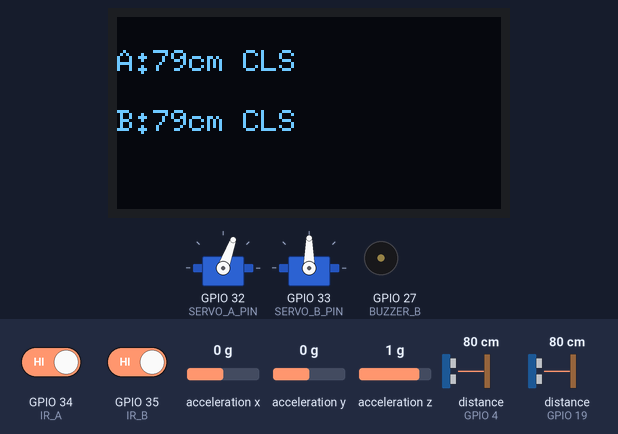
Bench run of a sketch on a simulated ESP32. Parts: 2 × servo, 128×64 one-colour display, buzzer (waves = sounding). Wiring (inferred from the names in the program): 2 × ultrasonic range finder: trigger GPIO 2, echo GPIO 4 / trigger GPIO 18, echo GPIO 19; MPU-6050 motion sensor at I2C address 0x68. The test bench sets the inputs (shaded band); at power-on: acceleration x 0 g, GPIO 34 (IR_A) HIGH, distance to the obstacle (sensors on GPIO 19, GPIO 4) 80 cm, GPIO 35 (IR_B) HIGH, acceleration y 0 g, acceleration z 1 g. The echo pulse lasts 58.3 µs per cm; WiFi joins after 1.5 s; servers stay silent unless stated; uploads are accepted with an empty reply; what the sketch prints to the serial monitor is not drawn.

Above: at 5.5 s.
5.6 s: acceleration x set to -1.4 g
At 8.0 s:
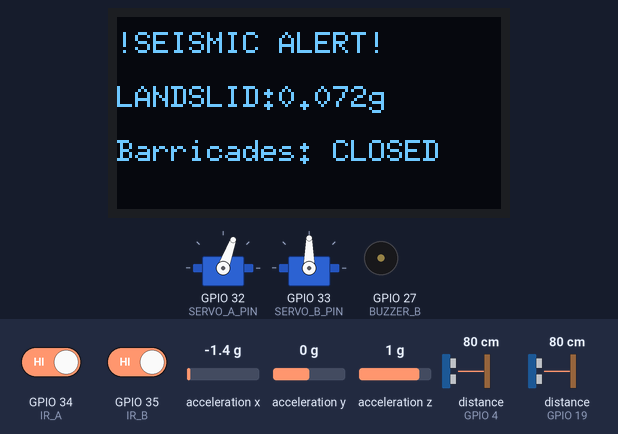
8.6 s: acceleration x set to 0 g
At 10.8 s:
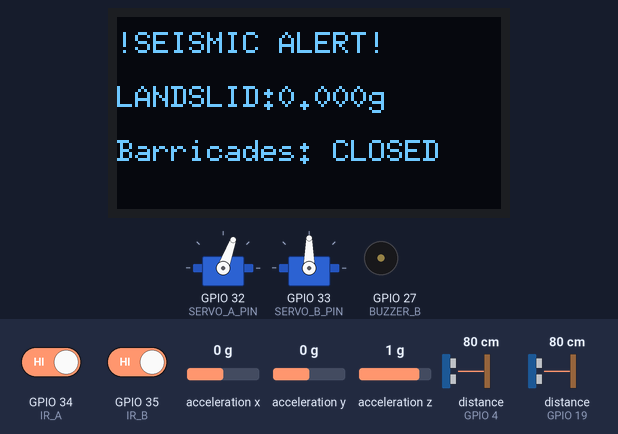
11.6 s: GPIO 34 (IR_A) driven LOW
At 12.7 s:
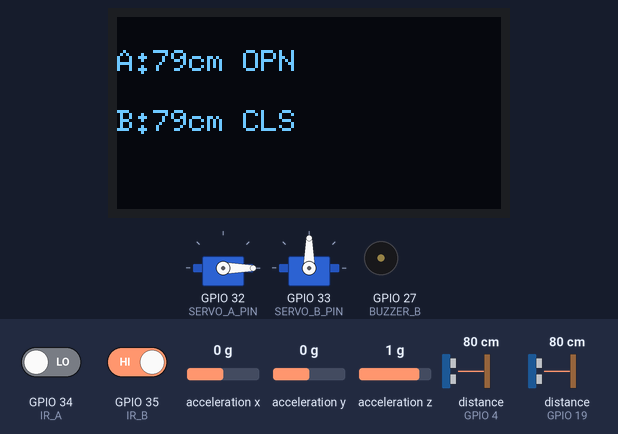
13.5 s: distance to the obstacle (sensor on GPIO 19) set to 65 cm
At 15.0 s:
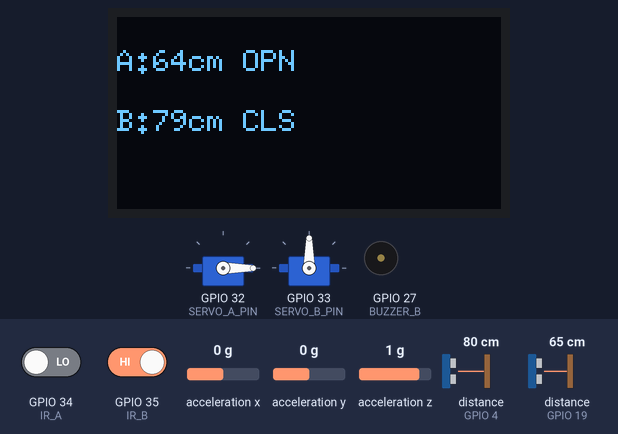
15.3 s: distance to the obstacle (sensor on GPIO 19) set to 59 cm
At 15.38 s:
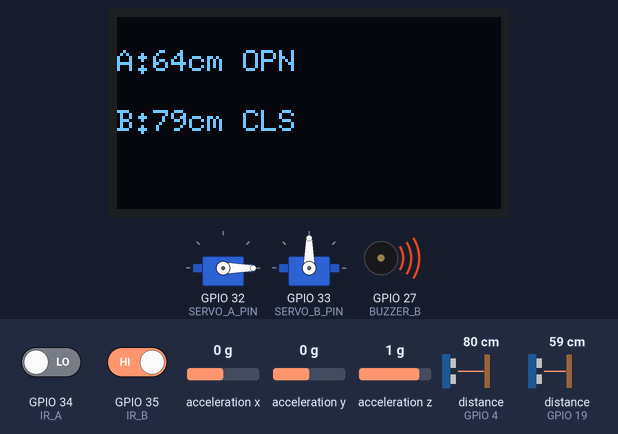
18.3 s: GPIO 35 (IR_B) driven LOW
At 19.4 s:
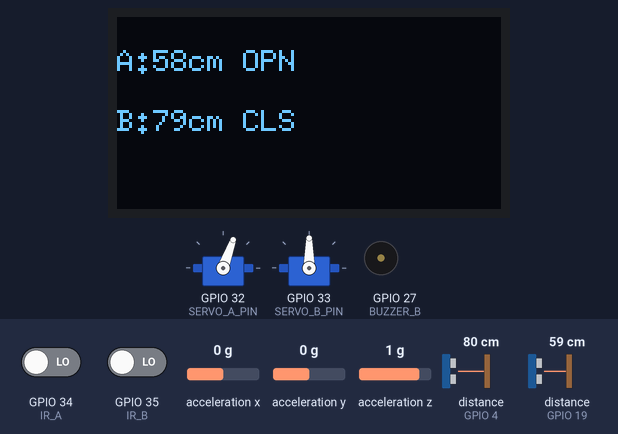
Timing chart, 0 to 22.0 s (numbered marks = the images above; inputs shaded):
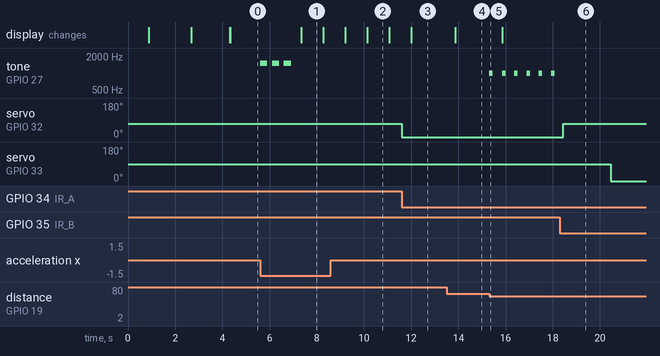

Measured:
- the behaviour switches between 62 and 61 cm on distance to the obstacle (sensor on GPIO 19) (found by bisection; images 4 and 5)
- after the input at 5.6 s, tone on GPIO 27 (BUZZER_B): alternates 1500 Hz for 0.30 s and silent for 0.20 s, 6 changes in all, then stays silent, starting at once; the display: changes after 1.7 s (image 1)
- after the input at 8.6 s, the display: first changes after 0.61 s (image 2 shows a later state)
- after the input at 11.6 s, servo on GPIO 32 (SERVO_A_PIN): 70° → 0° at once; the display: changes after 0.40 s (image 3)
- after the input at 13.5 s, the display: changes after 0.36 s (image 4)
- after the input at 15.3 s, tone on GPIO 27 (BUZZER_B): alternates 1000 Hz for 0.15 s and silent for 0.39 s, starting at once
- after the input at 18.3 s, tone on GPIO 27 (BUZZER_B): stops changing and stays silent; servo on GPIO 32 (SERVO_A_PIN): 0° → 70° after 0.15 s; servo on GPIO 33 (SERVO_B_PIN): 90° → 0° after 2.2 s

The sketch:

main.ino
```cpp
#include <WiFi.h>
#include <WebServer.h>
#include <Wire.h>
#include <U8g2lib.h>
#include <ESP32Servo.h>
#include <HTTPClient.h>
#include <math.h>
#include "mbedtls/base64.h"

// -------- SH1106 128x64 OLED --------
U8G2_SH1106_128X64_NONAME_F_HW_I2C display(
  U8G2_R0,
  U8X8_PIN_NONE
);

// -------- WiFi Setup --------
const char* ssid     = "YOUR_WIFI_SSID";
const char* password = "YOUR_WIFI_PASSWORD";
WebServer server(80);

// -------- Twilio WhatsApp Setup --------
const char* twilioAccountSID = "YOUR_TWILIO_ACCOUNT_SID";
const char* twilioAuthToken  = "YOUR_TWILIO_AUTH_TOKEN";
const char* twilioFromNumber = "whatsapp:YOUR_TWILIO_WHATSAPP_NUMBER";
const char* alertToNumber    = "whatsapp:YOUR_RECEIVER_WHATSAPP_NUMBER";

// Base64 helper for HTTP Auth
String base64Encode(String input) {
  size_t outputLength = 0;
  size_t inputLength = input.length();

  // Calculate maximum output buffer size
  unsigned char outputBuffer[128];
  mbedtls_base64_encode(outputBuffer, sizeof(outputBuffer), &outputLength,
                        (const unsigned char*)input.c_str(), inputLength);

  return String((char*)outputBuffer);
}


// Send WhatsApp message using Twilio
void sendWhatsAppMessage(String message) {
  if (WiFi.status() != WL_CONNECTED) {
    Serial.println("WiFi not connected. Cannot send WhatsApp message.");
    return;
  }

  HTTPClient http;
  String url = "https://api.twilio.com/2010-04-01/Accounts/" + String(twilioAccountSID) + "/Messages.json";
  String auth = String(twilioAccountSID) + ":" + String(twilioAuthToken);

  String postData = "To=" + String(alertToNumber) +
                    "&From=" + String(twilioFromNumber) +
                    "&Body=" + message;

  http.begin(url);
  http.addHeader("Authorization", "Basic " + base64Encode(auth));
  http.addHeader("Content-Type", "application/x-www-form-urlencoded");

  int httpResponseCode = http.POST(postData);
  if (httpResponseCode > 0) {
    Serial.printf("Twilio WhatsApp message sent, code: %d\n", httpResponseCode);
  } else {
    Serial.printf("Twilio WhatsApp message failed, code: %d\n", httpResponseCode);
  }
  http.end();
}


// -------- Hardware Pins --------
#define TRIG_A 18
#define ECHO_A 19
#define TRIG_B 2
#define ECHO_B 4
#define IR_A 34
#define IR_B 35
#define SERVO_A_PIN 32
#define SERVO_B_PIN 33
#define BUZZER_A 23
#define BUZZER_B 27
#define I2C_SDA 21
#define I2C_SCL 22

// -------- MPU6050 --------
#define MPU_ADDR 0x68
#define PWR_MGMT_1 0x6B
#define ACCEL_XOUT_H 0x3B
const float ACCEL_SCALE = 16384.0;

Servo servoA, servoB;

bool laneA_IR = false, laneB_IR = false;
int distA = 0, distB = 0;
String lastOpened = "A";
unsigned long lastLCDUpdate = 0, lastDecisionTime = 0;
bool barricadeA_Open = false, barricadeB_Open = false;

bool eventActive = false;
String eventType = "";
float eventMagnitude = 0.0;
unsigned long eventStart = 0, eventLastAbove = 0;

float ax_offset = 0.0, ay_offset = 0.0, az_offset = 0.0;

// Detection thresholds
const float DETECT_G_THRESHOLD = 5.0;
const float STOP_G_THRESHOLD   = 0.12;
const float TILT_CHANGE_DEG    = 12.0;
const unsigned long EVENT_MIN_MS  = 1500;
const unsigned long EVENT_HOLD_MS = 2000;

void webKeepAlive() {
  server.handleClient();
  delay(1);
}

long readDistanceCM(int trigPin, int echoPin) {
  digitalWrite(trigPin, LOW);
  delayMicroseconds(2);

  digitalWrite(trigPin, HIGH);
  delayMicroseconds(10);

  digitalWrite(trigPin, LOW);

  long duration = pulseIn(echoPin, HIGH, 20000);
  return duration * 0.034 / 2;
}

void openGateA()  {
  servoA.write(0);
  barricadeA_Open = true;
}

void closeGateA() {
  servoA.write(70);
  barricadeA_Open = false;
}

void openGateB()  {
  servoB.write(0);
  barricadeB_Open = true;
}

void closeGateB() {
  servoB.write(90);
  barricadeB_Open = false;
}

void buzzAlert(int buzzerPin, int distance) {
  if (distance > 60) noTone(buzzerPin);
  else if (distance > 40) {
    tone(buzzerPin, 1000, 150);
    delay(500);
  }
  else if (distance > 20) {
    tone(buzzerPin, 2000, 150);
    delay(300);
  }
  else if (distance > 10) {
    tone(buzzerPin, 3000, 150);
    delay(150);
  }
  else tone(buzzerPin, 4000);
}

bool mpuBegin() {
  Wire.beginTransmission(MPU_ADDR);
  Wire.write(PWR_MGMT_1);
  Wire.write(0x00);
  return (Wire.endTransmission() == 0);
}

bool readAccelRaw(int16_t &ax, int16_t &ay, int16_t &az) {
  Wire.beginTransmission(MPU_ADDR);
  Wire.write(ACCEL_XOUT_H);

  if (Wire.endTransmission(false) != 0) return false;

  uint8_t cnt = Wire.requestFrom((uint8_t)MPU_ADDR, (uint8_t)6);

  if (cnt < 6) return false;

  ax = (Wire.read() << 8) | Wire.read();
  ay = (Wire.read() << 8) | Wire.read();
  az = (Wire.read() << 8) | Wire.read();

  return true;
}

bool readAccelG(float &ax_g, float &ay_g, float &az_g, float &mag_g) {
  int16_t ax_raw, ay_raw, az_raw;

  if (!readAccelRaw(ax_raw, ay_raw, az_raw)) return false;

  ax_g = ((float)ax_raw / ACCEL_SCALE) - ax_offset;
  ay_g = ((float)ay_raw / ACCEL_SCALE) - ay_offset;
  az_g = ((float)az_raw / ACCEL_SCALE) - az_offset;

  mag_g = sqrt(ax_g * ax_g + ay_g * ay_g + az_g * az_g);

  return true;
}

void accelToAngles(float ax, float ay, float az,
                   float &roll_deg, float &pitch_deg) {
  float roll = atan2(ay, az);
  float pitch = atan2(-ax, sqrt(ay * ay + az * az));

  roll_deg = roll * 180.0 / M_PI;
  pitch_deg = pitch * 180.0 / M_PI;
}


// -------- OLED Display Helper --------
void oledShowMessage(String line1, String line2 = "", String line3 = "", String line4 = "") {
  display.clearBuffer();

  display.setFont(u8g2_font_6x10_tf);

  display.drawStr(0, 12, line1.c_str());

  if (line2.length() > 0)
    display.drawStr(0, 28, line2.c_str());

  if (line3.length() > 0)
    display.drawStr(0, 44, line3.c_str());

  if (line4.length() > 0)
    display.drawStr(0, 60, line4.c_str());

  display.sendBuffer();
}


void calibrateMPU(int samples = 200, int delayMs = 8) {

  oledShowMessage("Calibrating MPU...");

  double sum_ax = 0, sum_ay = 0, sum_az = 0;
  int valid = 0;

  for (int i = 0; i < samples; ++i) {
    int16_t ax_r, ay_r, az_r;

    if (readAccelRaw(ax_r, ay_r, az_r)) {
      sum_ax += (double)ax_r / 16384.0;
      sum_ay += (double)ay_r / 16384.0;
      sum_az += (double)az_r / 16384.0;
      valid++;
    }

    delay(delayMs);
  }

  float ax_mean = sum_ax / valid;
  float ay_mean = sum_ay / valid;
  float az_mean = sum_az / valid;

  ax_offset = ax_mean - 0.0;
  ay_offset = ay_mean - 0.0;
  az_offset = az_mean - 1.0;

  Serial.printf("Cal done ax=%.3f ay=%.3f az=%.3f\n",
                ax_offset, ay_offset, az_offset);
}


// ================= DASHBOARD PAGE HTML ==================
String dashboardPage() {
  String page = R"rawliteral(
  <!DOCTYPE html>
  <html>
  <head>
    <title>Smart Barricade Control</title>
    <meta name="viewport" content="width=device-width, initial-scale=1">
    <style>
      body { font-family: 'Segoe UI', Tahoma, sans-serif; background:#2c3e50; color:white; text-align:center; margin:0; padding:0;}
      header { background:#1abc9c; padding:12px; font-size:20px; font-weight:600; }
      .container { padding:18px; }
      .road { margin: 20px auto; width: 700px; height:500px; background: linear-gradient(#2f3b46,#232a30); border-radius:18px; position:relative; overflow:hidden; box-shadow:0 8px 30px rgba(0,0,0,0.6);}
      .divider { position:absolute; top:0; bottom:0; left:50%; width:12px; background: repeating-linear-gradient( to bottom, #f1c40f, #f1c40f 24px, transparent 24px, transparent 48px); transform:translateX(-50%); border-radius:6px; box-shadow: 0 0 12px rgba(0,0,0,0.6); }
      .laneBox { position:absolute; top:30px; bottom:30px; width:45%; display:flex; flex-direction:column; align-items:center; justify-content:center; color:#eee; font-size:18px; }
      #laneA { left:5%; }
      #laneB { right:5%; }
      .stat { background:rgba(255,255,255,0.06); padding:12px 16px; border-radius:12px; margin:8px; min-width:180px; }
      .overlay { position:absolute; left:0; top:0; right:0; bottom:0; background:rgba(0,0,0,0.65); display:flex; align-items:center; justify-content:center; flex-direction:column; z-index:50; color:#fff; visibility:hidden; opacity:0; transition:opacity .25s; }
      .overlay.show { visibility:visible; opacity:1; }
      .overlay .title { font-size:28px; font-weight:700; color:#ffcc00; margin-bottom:8px; }
      .overlay .mag { font-size:22px; margin-bottom:10px; }
      .shakeAnim { width:300px; height:420px; background:linear-gradient(#666,#444); border-radius:12px; position:relative; }
      .shakeBar { position:absolute; left:50%; width:10px; background:#ffd; transform:translateX(-50%); top:-10%; height:120%; border-radius:6px; }
      footer { padding:10px; font-size:13px; color:#ddd; }
      @keyframes shakeX {
        0% { transform: translateX(-50%) translateY(0) rotate(0); }
        25% { transform: translateX(-52%) translateY(-3px) rotate(-1deg); }
        50% { transform: translateX(-48%) translateY(4px) rotate(1.2deg); }
        75% { transform: translateX(-51%) translateY(-2px) rotate(-0.6deg); }
        100% { transform: translateX(-50%) translateY(0) rotate(0); }
      }
    </style>

    <script>
      async function updateStatus() {
        try {
          let res = await fetch('/status');
          let data = await res.json();

          if (data.event.active) {
            document.getElementById('overlay').classList.add('show');
            document.getElementById('etype').innerText = data.event.type;
            document.getElementById('emag').innerText = data.event.magnitude.toFixed(3) + ' g';

            let speed = Math.max(60, 500 - Math.round(data.event.magnitude * 200));
            document.getElementById('shakeBar').style.animation = 'shakeX ' + speed + 'ms infinite';
          } else {
            document.getElementById('overlay').classList.remove('show');
          }

          document.getElementById('va').innerText = data.laneA.vehicle;
          document.getElementById('da').innerText = data.laneA.distance + ' cm';
          document.getElementById('ba').innerText = data.laneA.barricade;

          document.getElementById('vb').innerText = data.laneB.vehicle;
          document.getElementById('db').innerText = data.laneB.distance + ' cm';
          document.getElementById('bb').innerText = data.laneB.barricade;

        } catch (e) {
          console.log(e);
        }
      }

      setInterval(updateStatus, 800);
      window.onload = updateStatus;
    </script>
  </head>

  <body>
    <header> Smart Barricade Control</header>

    <div class="container">
      <div class="road">
        <div class="divider"></div>

        <div id="laneA" class="laneBox">
          <div class="stat">Lane A Vehicle: <span id="va">--</span></div>
          <div class="stat">Distance: <span id="da">--</span></div>
          <div class="stat">Barricade: <span id="ba">--</span></div>
        </div>

        <div id="laneB" class="laneBox">
          <div class="stat">Lane B Vehicle: <span id="vb">--</span></div>
          <div class="stat">Distance: <span id="db">--</span></div>
          <div class="stat">Barricade: <span id="bb">--</span></div>
        </div>

        <div id="overlay" class="overlay">
          <div class="title"> SEISMIC EVENT DETECTED</div>
          <div class="mag">
            <span id="etype">EARTHQUAKE</span> —
            Magnitude: <span id="emag">0.000 g</span>
          </div>

          <div class="shakeAnim">
            <div id="shakeBar" class="shakeBar"></div>
          </div>

          <div style="margin-top:12px;color:#ddd">
            All barricades are CLOSED for safety
          </div>
        </div>

      </div>

      <footer>ESP32 System • Barricade & Seismic Monitor</footer>
    </div>
  </body>
  </html>
  )rawliteral";

  return page;
}


// ================= STATUS JSON ENDPOINT ==================
void handleRoot() {
  server.send(200, "text/html", dashboardPage());
}

void handleStatus() {
  String json = "{";

  json += "\"laneA\":{\"vehicle\":\"" + String(laneA_IR ? "YES" : "NO") + "\",";
  json += "\"distance\":" + String(distA) + ",";
  json += "\"barricade\":\"" + String(barricadeA_Open ? "OPEN" : "CLOSED") + "\"},";

  json += "\"laneB\":{\"vehicle\":\"" + String(laneB_IR ? "YES" : "NO") + "\",";
  json += "\"distance\":" + String(distB) + ",";
  json += "\"barricade\":\"" + String(barricadeB_Open ? "OPEN" : "CLOSED") + "\"},";

  json += "\"event\":{\"active\":" + String(eventActive ? "true" : "false") + ",";
  json += "\"type\":\"" + (eventType.length() ? eventType : "NONE") + "\",";

  char buf[16];
  dtostrf(eventMagnitude, 6, 3, buf);

  json += "\"magnitude\":" + String(buf);
  json += "}}";

  server.send(200, "application/json", json);
}


// -------- Setup --------
void setup() {
  Serial.begin(115200);
  Serial.println("\n===== Smart Barricade System Booting =====");

  pinMode(TRIG_A, OUTPUT);
  pinMode(ECHO_A, INPUT);

  pinMode(TRIG_B, OUTPUT);
  pinMode(ECHO_B, INPUT);

  pinMode(IR_A, INPUT);
  pinMode(IR_B, INPUT);

  pinMode(BUZZER_A, OUTPUT);
  pinMode(BUZZER_B, OUTPUT);

  servoA.attach(SERVO_A_PIN);
  servoB.attach(SERVO_B_PIN);

  closeGateA();
  closeGateB();

  // -------- OLED / I2C Initialization --------
  Wire.begin(21, 22);
  display.begin();

  display.clearBuffer();
  display.setFont(u8g2_font_6x10_tf);
  display.drawStr(0, 12, "System Starting...");
  display.sendBuffer();

  delay(800);

  Serial.println("Initializing MPU6050...");

  if (!mpuBegin()) {
    Serial.println("MPU6050 init failed!");
  }
  else {
    Serial.println("MPU6050 ok, calibrating...");
    calibrateMPU();
  }

  Serial.print("Connecting to WiFi ");

  display.clearBuffer();
  display.setFont(u8g2_font_6x10_tf);
  display.drawStr(0, 12, "Connecting to WiFi...");
  display.sendBuffer();

  WiFi.begin(ssid, password);

  while (WiFi.status() != WL_CONNECTED) {
    delay(400);
    Serial.print(".");
  }

  Serial.println("\nWiFi Connected!");
  Serial.print("IP Address: ");
  Serial.println(WiFi.localIP());

  display.clearBuffer();
  display.setFont(u8g2_font_6x10_tf);
  display.drawStr(0, 12, "WIFI connected...");
  display.sendBuffer();

  server.on("/", handleRoot);
  server.on("/status", handleStatus);
  server.begin();
}


// -------- Loop --------
void loop() {
  server.handleClient();

  float ax_g = 0, ay_g = 0, az_g = 0, mag_g = 0;

  static float lastRoll = 0, lastPitch = 0, filteredMag = 1.0;

  unsigned long now = millis();

  bool ok = readAccelG(ax_g, ay_g, az_g, mag_g);

  if (ok) {
    filteredMag = 0.9 * filteredMag + 0.1 * mag_g;

    float roll_deg, pitch_deg;

    accelToAngles(
      ax_g,
      ay_g,
      az_g,
      roll_deg,
      pitch_deg
    );

    float mag_dev = fabs(filteredMag - 1.0f);
    float dRoll = fabs(roll_deg - lastRoll);
    float dPitch = fabs(pitch_deg - lastPitch);

    lastRoll = roll_deg;
    lastPitch = pitch_deg;

    bool shakeDetected = mag_dev >= DETECT_G_THRESHOLD;
    bool tiltDetected =
      (dRoll >= TILT_CHANGE_DEG || dPitch >= TILT_CHANGE_DEG);

    if (!eventActive && (shakeDetected || tiltDetected)) {
      eventActive = true;
      eventStart = now;
      eventLastAbove = now;

      eventMagnitude = mag_dev;
      eventType = tiltDetected ? "LANDSLIDE" : "EARTHQUAKE";

      Serial.printf(
        "Event start type=%s mag=%.3f g\n",
        eventType.c_str(),
        eventMagnitude
      );

      closeGateA();
      closeGateB();

      // 🔔 Buzzer Alert
      for (int i = 0; i < 3; i++) {
        tone(BUZZER_A, 1500);
        tone(BUZZER_B, 1500);
        delay(300);

        noTone(BUZZER_A);
        noTone(BUZZER_B);

        delay(200);
      }

      // 📲 WhatsApp Alert
      String msg =
        "⚠️ ALERT: " +
        eventType +
        " detected!\nMagnitude: " +
        String(eventMagnitude, 3) +
        "g\nBarricades closed for safety.";

      sendWhatsAppMessage(msg);
    }

    if (eventActive) {
      if (mag_dev >= DETECT_G_THRESHOLD || tiltDetected)
        eventLastAbove = now;

      eventMagnitude =
        eventMagnitude * 0.85 + mag_dev * 0.15;

      if (
        mag_dev < STOP_G_THRESHOLD &&
        (now - eventLastAbove) > EVENT_HOLD_MS &&
        (now - eventStart) > EVENT_MIN_MS
      ) {
        Serial.printf(
          "Event end mag=%.3f\n",
          eventMagnitude
        );

        eventActive = false;
        eventType = "";
        eventMagnitude = 0.0;
      }
    }
  }

  // --- Normal lane logic unchanged ---
  distA = readDistanceCM(TRIG_A, ECHO_A);
  distB = readDistanceCM(TRIG_B, ECHO_B);

  laneA_IR = digitalRead(IR_A) == LOW;
  laneB_IR = digitalRead(IR_B) == LOW;

  if (eventActive) {
    closeGateA();
    closeGateB();
    noTone(BUZZER_A);
    noTone(BUZZER_B);
  }
  else {
    if (!laneA_IR && !laneB_IR) {
      closeGateA();
      closeGateB();
      noTone(BUZZER_A);
      noTone(BUZZER_B);
    }
    else if (laneA_IR && !laneB_IR) {
      if (millis() - lastDecisionTime > 1000) {
        openGateA();
        closeGateB();
        lastOpened = "A";
        lastDecisionTime = millis();
      }

      buzzAlert(BUZZER_B, distA);
    }
    else if (!laneA_IR && laneB_IR) {
      if (millis() - lastDecisionTime > 1000) {
        openGateB();
        closeGateA();
        lastOpened = "B";
        lastDecisionTime = millis();
      }

      buzzAlert(BUZZER_A, distB);
    }
    else if (laneA_IR && laneB_IR) {
      closeGateA();
      closeGateB();
      delay(2000);

      if (lastOpened == "A") {
        openGateB();
        closeGateA();

        while (digitalRead(IR_B) == LOW) {
          server.handleClient();
          delay(10);
        }

        closeGateB();
        lastOpened = "B";
      }
      else {
        openGateA();
        closeGateB();

        while (digitalRead(IR_A) == LOW) {
          server.handleClient();
          delay(10);
        }

        closeGateA();
        lastOpened = "A";
      }
    }
  }


  // -------- OLED Status Update --------
  // Same 900 ms timing as the original LCD
  if (millis() - lastLCDUpdate > 900) {

    display.clearBuffer();
    display.setFont(u8g2_font_6x10_tf);

    if (eventActive) {

      // Original:
      // Line 1: !SEISMIC ALERT!
      // Line 2: EVENTTYPE:MAGg

      display.drawStr(0, 12, "!SEISMIC ALERT!");

      char b[12];
      dtostrf(eventMagnitude, 4, 3, b);

      String eventLine =
        eventType.substring(0, 8) +
        ":" +
        String(b) +
        "g";

      display.drawStr(0, 30, eventLine.c_str());

      // Extra clear safety status on OLED
      display.drawStr(0, 48, "Barricades: CLOSED");

    }
    else {

      // Same information as the original LCD:
      // A:distance cm OPN/CLS
      // B:distance cm OPN/CLS

      String lineA =
        "A:" +
        String(distA) +
        "cm " +
        (barricadeA_Open ? "OPN" : "CLS");

      String lineB =
        "B:" +
        String(distB) +
        "cm " +
        (barricadeB_Open ? "OPN" : "CLS");

      display.drawStr(0, 18, lineA.c_str());
      display.drawStr(0, 38, lineB.c_str());
    }

    display.sendBuffer();

    lastLCDUpdate = millis();
  }
}
```
